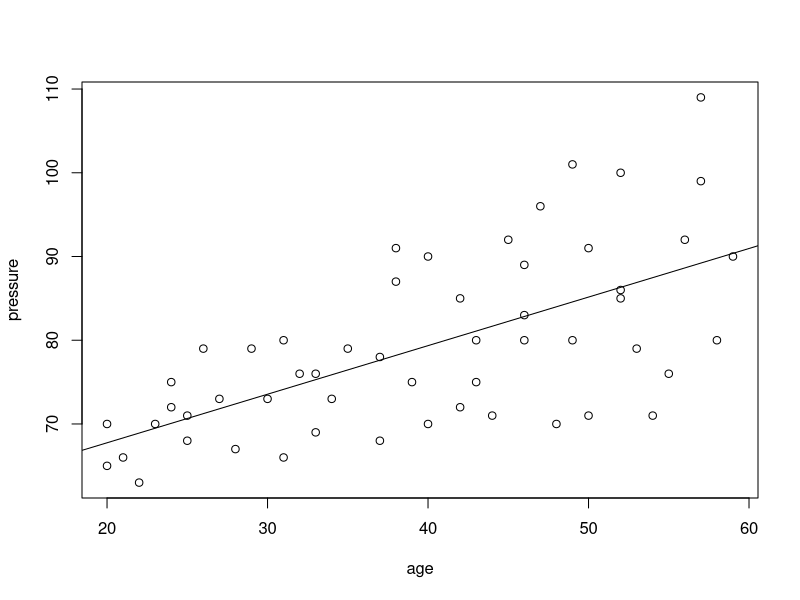
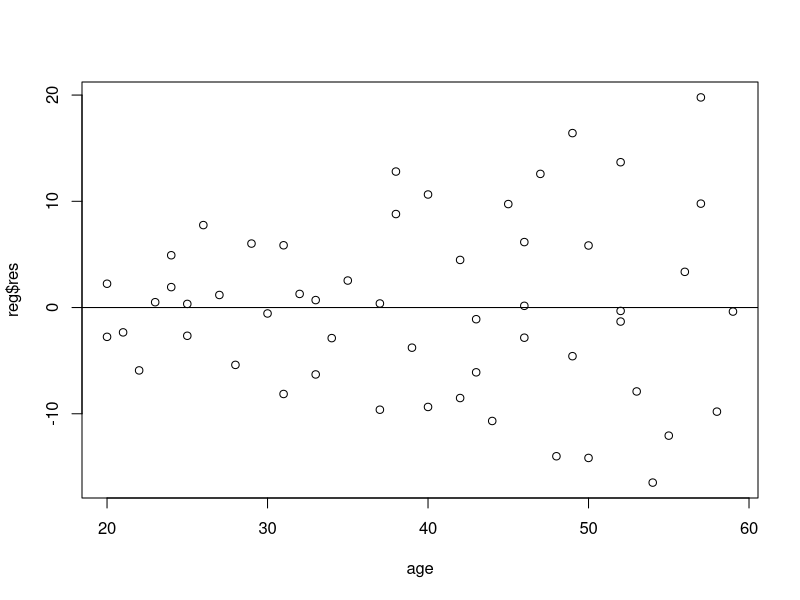
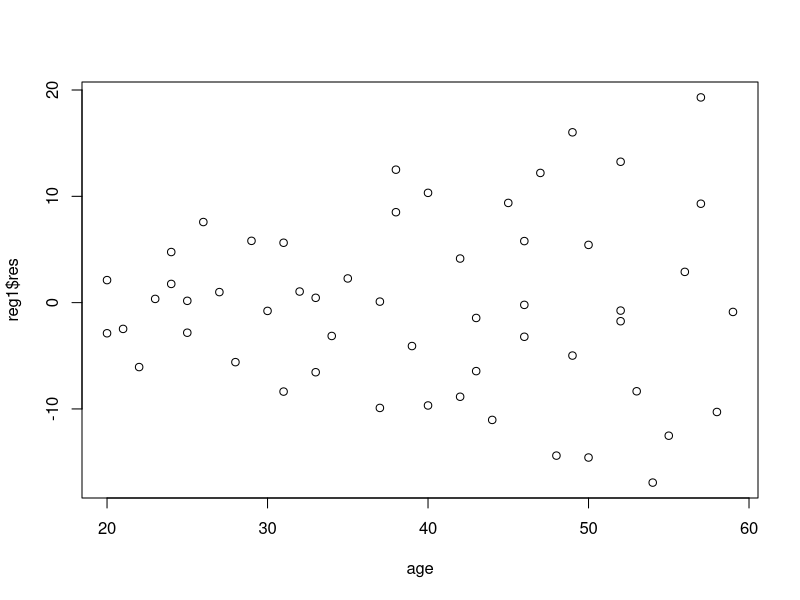
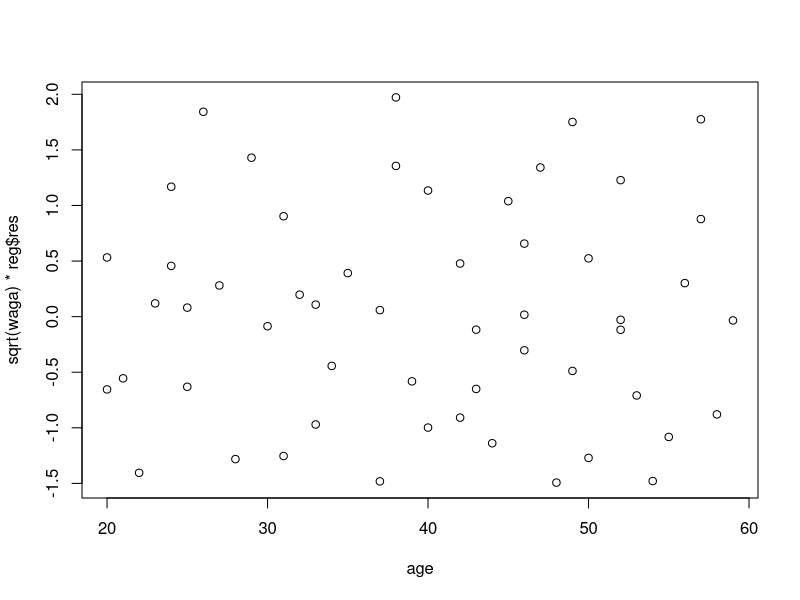

These figures' R source, in order:
blood <- read.table("blood.txt")
attach(blood)
View(blood)
summary(blood)
plot(blood)

reg <- lm(pressure ~ age, blood)
summary(reg)
abline(reg)
plot(reg$res~age)
abline(h=0)
sort(age)
grupa <- rep(1, 54)
grupa[30 <= age&age < 40] <- 2
grupa[40 <= age&age < 50] <- 3
grupa[50 <= age] <- 4

v1 <- var(reg$res[grupa==1])
v2 <- var(reg$res[grupa==2])
v3 <- var(reg$res[grupa==3])
v4 <- var(reg$res[grupa==4])

wariancja <- c(v1, v2, v3, v4)
wariancja

# srodek każdej z grup wiekowych
srodek <- c(25, 35, 45, 55)
zal <- data.frame(srodek, wariancja)
zal <- cbind(zal, v.x = wariancja/srodek,
                  v.x2 = wariancja/srodek^2,
                  v.sqrt.x = wariancja/sqrt(srodek))
# zal

waga = rep(1:54)
waga[grupa==1] <- 1/v1
waga[grupa==2] <- 1/v2
waga[grupa==3] <- 1/v3
waga[grupa==4] <- 1/v4

reg1<-lm(pressure~age,weight=waga)
reg1
summary(reg1)
summary(reg)
plot(reg1$res ~ age)
plot(sqrt(waga) * reg$res ~ age)
